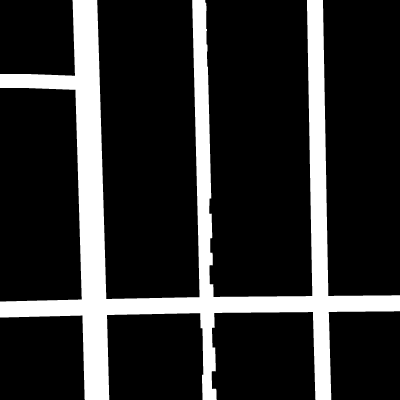
#> input picture data/maps1800/groundtruth/img_1275.png, 400 x 400 px, found by its file name; its folder holds 4 pictures in this run
$ jupyter execute generate_tiled.ipynb   (shell and % lines are left out)
#> lines starting #> are read from the running program, lines starting #| are printed output that depends on the picture; pictures that were not available may be replaced by others from this repository, and a replacement may not be noted
##### we run this on Google colab with *local runtime*

[cell 1]
from os import walk
import cv2
import numpy as np

base = "/home/jonathan/CIL-street/data/original/all/"

groundtruth = []
for (dirpath, dirnames, filenames) in walk(base + 'groundtruth'):
    groundtruth.extend(filenames)
    break
groundtruth.sort()
print(groundtruth)

images = []
for (dirpath, dirnames, filenames) in walk(base + 'images'):
    images.extend(filenames)
    break
images.sort()
print(images)

[cell 2]
# https://jdhao.github.io/2019/02/23/crop_rotated_rectangle_opencv/ (how to crop in opencv)

# [43 lines left out: function crop, not called in this run]

[cell 3]
import random
import matplotlib.pyplot as plt
import math
from scipy import ndimage

num_images = len(images)
print(num_images)

base = "/home/jonathan/CIL-street/data/original/all/"

four_images = []
four_gtis = []
for i in range(0, 600):
  img_a = []
  gti_a = []
  for a in range(0, 4):
    b = random.randint(0, num_images-1)
    angle = random.randint(0, 3) * 90
    gt = base + "groundtruth/" + groundtruth[b]
    gti = cv2.imread(gt)
#> gti is the input picture: shape (400, 400, 3); min 0, max 255, mean 44.8
    gti = ndimage.rotate(gti, angle)
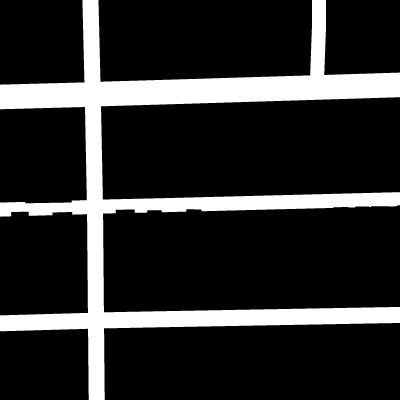
#> gti: shape (400, 400, 3); min 0, max 255, mean 44.8
    gti_a.append(gti)
    im = base + "images/" + images[b]
    img = cv2.imread(im)
    img = ndimage.rotate(img, angle)
    img_a.append(img)

  four_gti_top = np.concatenate((gti_a[0], gti_a[1]), axis=1)
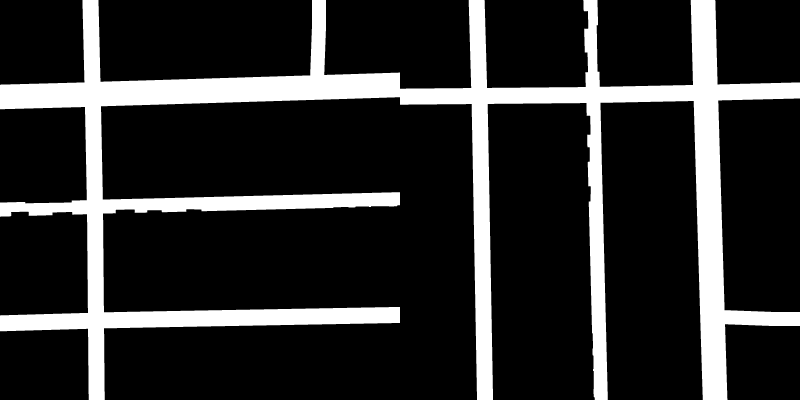
#> four_gti_top: shape (400, 800, 3); min 0, max 255, mean 44.8
  four_gti_bottom = np.concatenate((gti_a[2], gti_a[3]), axis=1)
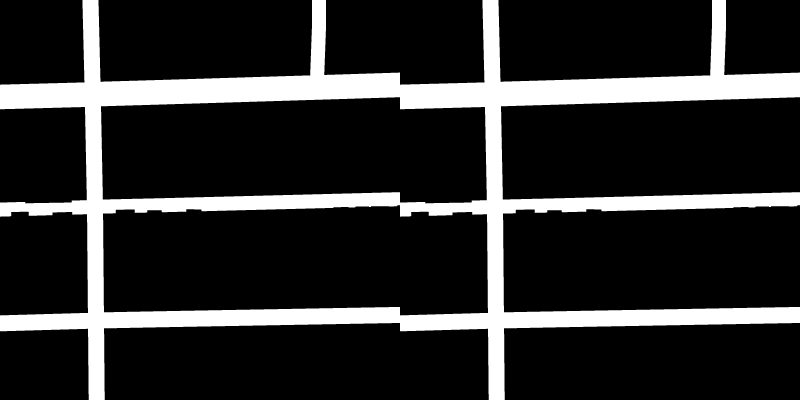
#> four_gti_bottom: shape (400, 800, 3); min 0, max 255, mean 44.8
  four_gti = np.concatenate((four_gti_top, four_gti_bottom), axis=0)
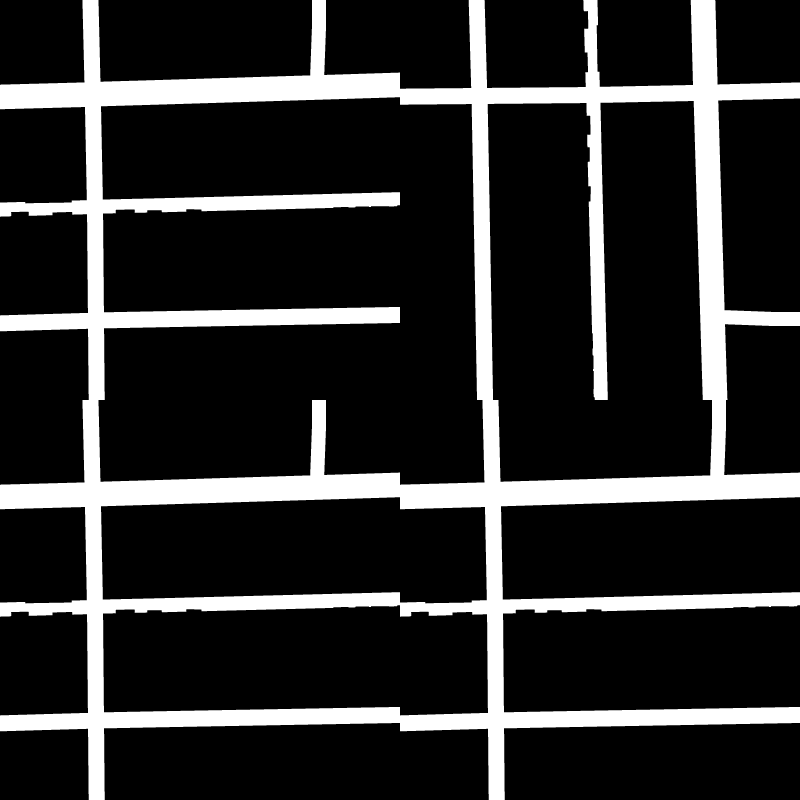
#> four_gti: shape (800, 800, 3); min 0, max 255, mean 44.8
  imgplot = plt.imshow(four_gti)
  plt.show()

  four_img_top = np.concatenate((img_a[0], img_a[1]), axis=1)
  four_img_bottom = np.concatenate((img_a[2], img_a[3]), axis=1)
  four_img = np.concatenate((four_img_top, four_img_bottom), axis=0)
  imgplot = plt.imshow(four_img)
  plt.show()

  four_gtis.append(four_gti)
  four_images.append(four_img)
